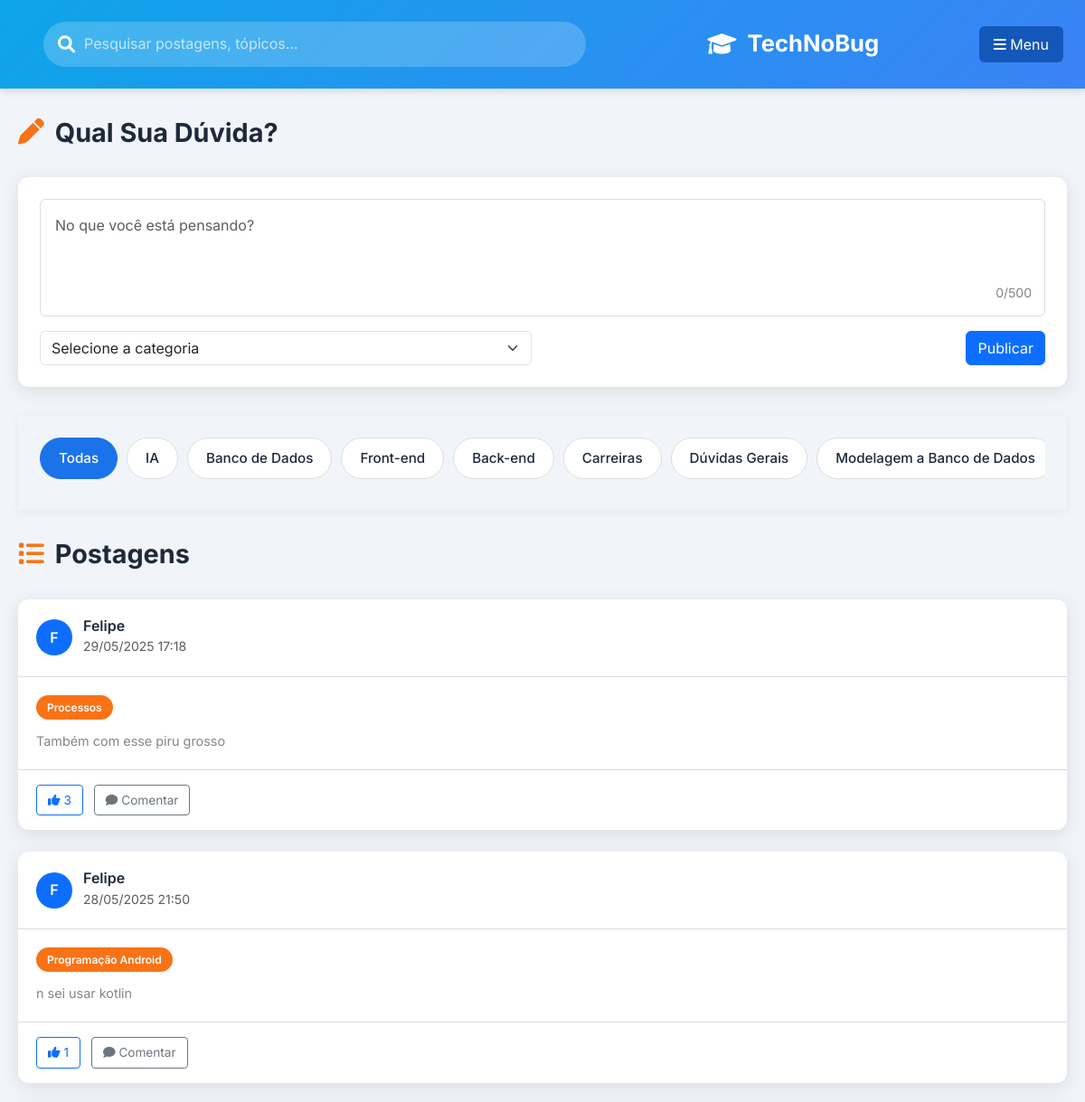
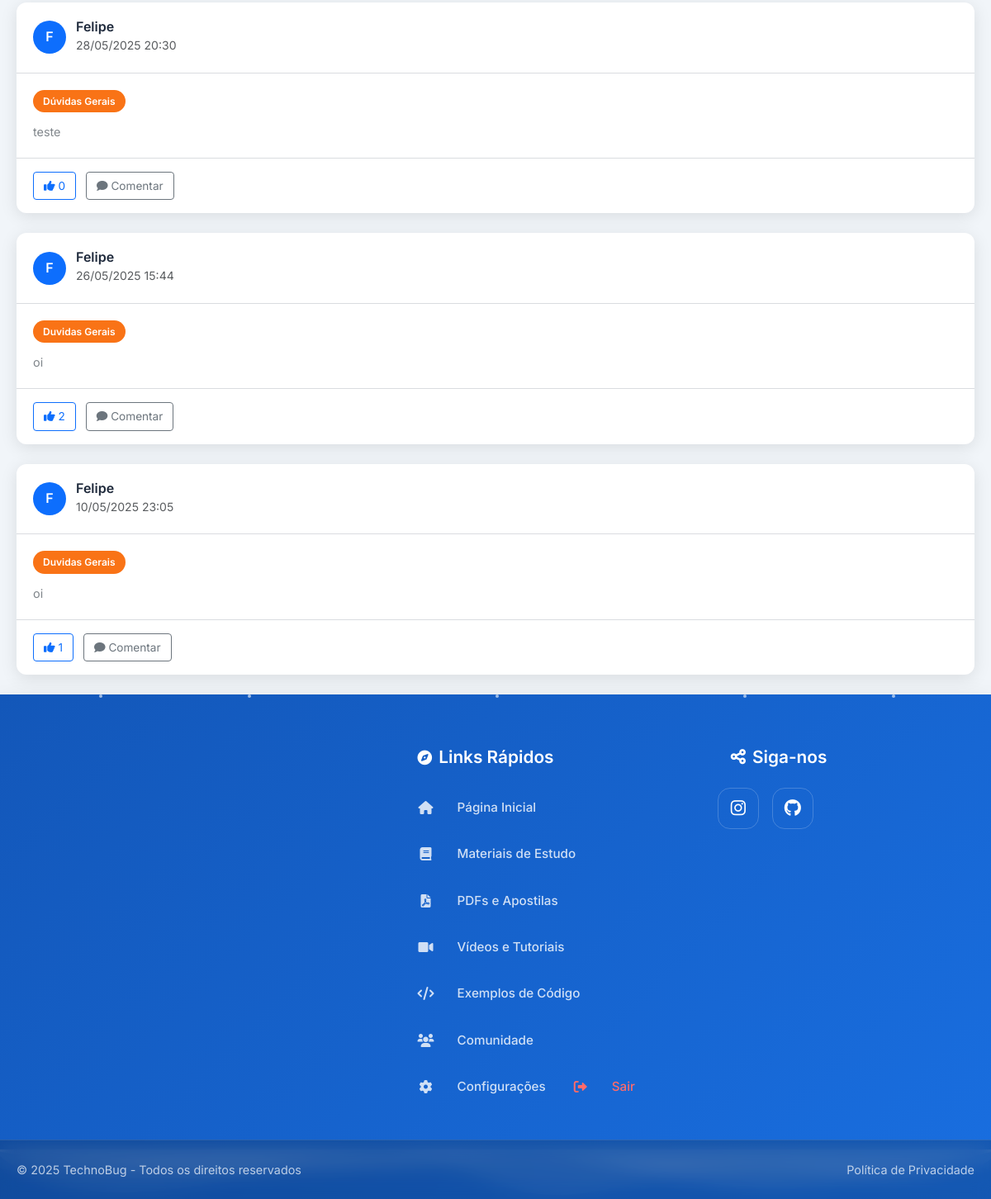
The app's page /comunidade (signed in), older data (2 pictures, top to bottom).
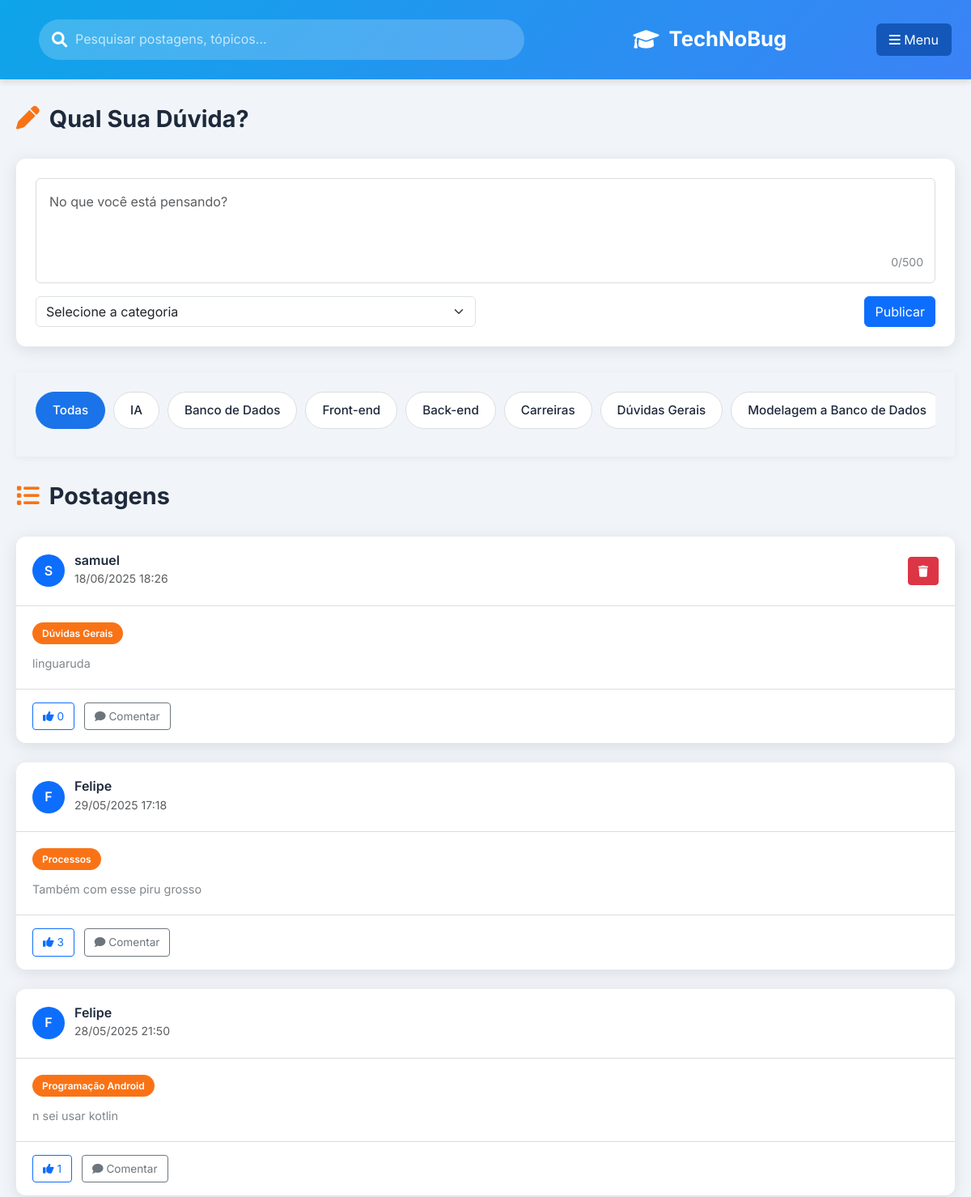
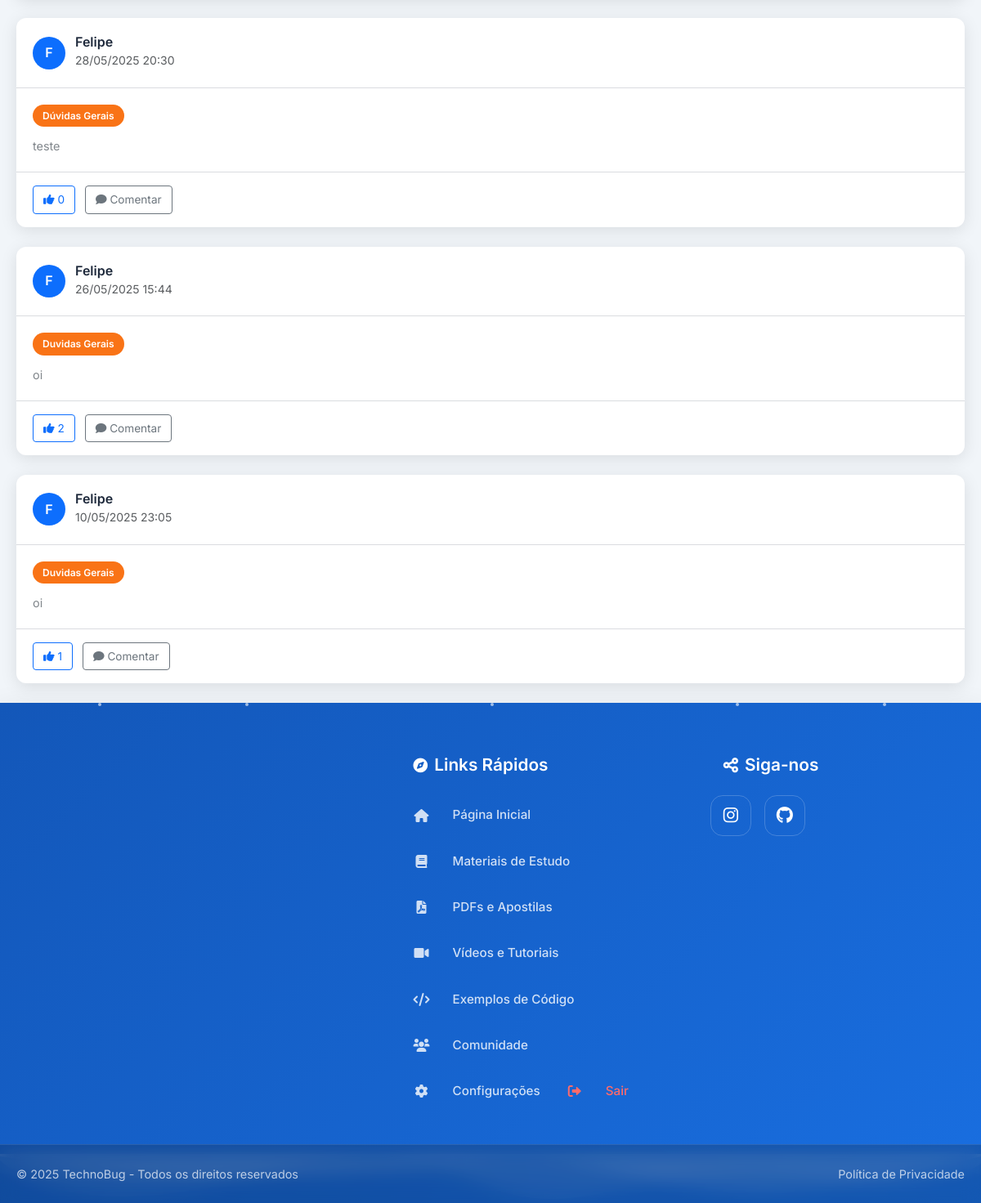
The same page, newer data (2 pictures, top to bottom).
### backend/models.py (models this page shows, shortened)
class Post(db.Model):
    __tablename__ = 'posts'
    id = db.Column(db.Integer, primary_key=True)
    content = db.Column(db.Text, nullable=False)
    category = db.Column(db.String(50), nullable=False, default='Dúvidas Gerais')
    created_at = db.Column(db.DateTime, default=lambda: datetime.now(BRASILIA_TZ))
    user_id = db.Column(db.Integer, db.ForeignKey('users.id'), nullable=False)
    author = db.relationship('User', backref=db.backref('posts', lazy=True))

class User(db.Model):
    __tablename__ = 'users'
    id = db.Column(db.Integer, primary_key=True)
    username = db.Column(db.String(64), index=True, nullable=False)
    email = db.Column(db.String(120), index=True, unique=True, nullable=False)
    password = db.Column(db.String(128), nullable=True)  # Permitir nulo para autenticação Google
    created_at = db.Column(db.DateTime, default=lambda: datetime.now(BRASILIA_TZ))
    is_admin = db.Column(db.Boolean, default=False)  # Adicionado para suportar badges de admin
    is_moderator = db.Column(db.Boolean, default=False)  # Adicionado para suportar badges de moderador

### app.py (the view)
@app.route('/comunidade', methods=['GET'])
def comunidade():
    user_id = session.get('user_id')
    if not user_id:
        flash('Por favor, faça login para acessar esta página.', 'error')
        return redirect(url_for('registroelogin'))
    user = db.session.get(User, user_id)
    if not user:
        session.clear()
        flash('Sua sessão expirou ou o usuário não existe mais.', 'error')
        return redirect(url_for('registroelogin'))
    posts = Post.query.options(
        db.joinedload(Post.comments).joinedload(Comment.author),
        db.joinedload(Post.comments).joinedload(Comment.replies).joinedload(Comment.author)
    ).order_by(Post.created_at.desc()).all()
    return render_template('comunidade.html', user=user, posts=posts)

### templates/comunidade.html (shortened to what this page needs)
<!DOCTYPE html>
<html lang="pt-BR">
<head>
    <link rel="stylesheet" href="https://cdnjs.cloudflare.com/ajax/libs/font-awesome/6.4.0/css/all.min.css">
    <link href="https://cdn.jsdelivr.net/npm/bootstrap@5.3.0/dist/css/bootstrap.min.css" rel="stylesheet">
    <link rel="stylesheet" href="{{ url_for('static', filename='css/telainicial.css') }}">
    <link rel="stylesheet" href="{{ url_for('static', filename='css/footer.css') }}">
</head>
<body>
    <header class="app-header">
        <div class="header-content">
            <div class="search-bar">
                <i class="fas fa-search"></i>
                <input type="text" placeholder="Pesquisar postagens, tópicos...">
            </div>
            <div class="logo" onclick="window.location.href = '{{ url_for('telainicial') }}';" style="cursor: pointer;">
                <i class="fas fa-graduation-cap"></i>
                <span>TechNoBug</span>
            </div>
            <button class="btn menu-btn" type="button" data-bs-toggle="offcanvas" data-bs-target="#offcanvasMenu" aria-controls="offcanvasMenu">
                <i class="fas fa-bars"></i>
                <span>Menu</span>
            </button>
        </div>
    </header>
    <div class="container">
        <main class="main-content">
            <div class="section-header">
                <h2 class="section-title">
                    <i class="fas fa-pen"></i>
                    <span>Qual Sua Dúvida?</span>
                </h2>
            </div>
            <div class="post-creation-card">
                <form class="post-form" action="{{ url_for('create_post') }}" method="POST">
                    <div class="mb-3 position-relative">
                        <textarea class="form-control" name="post_content" rows="4" placeholder="No que você está pensando?" required></textarea>
                        <div class="char-counter">0/500</div>
                    </div>
                    <div class="row align-items-center">
                        <div class="col-md-6 mb-3 mb-md-0">
                            <select class="form-select" name="category" required>
                                <option value="" disabled selected>Selecione a categoria</option>
                            </select>
                        </div>
                        <div class="col-md-6 text-md-end">
                            <button type="submit" class="btn btn-primary">Publicar</button>
                        </div>
                    </div>
                </form>
            </div>
            <nav class="category-nav">
                <div class="categories-wrapper">
                    <div class="categories">
                        <span class="category active" data-category="Todas">Todas</span>
                        <span class="category" data-category="IA">IA</span>
                        <span class="category" data-category="Banco de Dados">Banco de Dados</span>
                        <span class="category" data-category="Front-end">Front-end</span>
                        <span class="category" data-category="Back-end">Back-end</span>
                        <span class="category" data-category="Carreiras">Carreiras</span>
                        <span class="category" data-category="Dúvidas Gerais">Dúvidas Gerais</span>
                        <span class="category" data-category="Modelagem a Banco de Dados">Modelagem a Banco de Dados</span>
                    </div>
                </div>
            </nav>
            <div class="section-header">
                <h2 class="section-title">
                    <i class="fas fa-list"></i>
                    <span>Postagens</span>
                </h2>
            </div>
            <div class="post-list">
                {% if posts %}
                    {% for post in posts %}
                        <div class="post-card" data-post-id="{{ post.id }}" data-category="{{ post.category }}">
                            <div class="post-header">
                                <div class="user-info">
                                    <div class="avatar">
                                        <div class="avatar-initials bg-primary text-white rounded-circle d-flex justify-content-center align-items-center">
                                            {{ post.author.username[0]|upper }}
                                        </div>
                                    </div>
                                    <div>
                                        <h5 class="username">{{ post.author.username }}</h5>
                                        <small class="text-muted">{{ post.created_at.strftime('%d/%m/%Y %H:%M') }}</small>
                                    </div>
                                </div>
                                {% if post.user_id == user.id %}
                                    <div class="post-actions">
                                        <button class="btn btn-sm btn-danger delete-post" data-post-id="{{ post.id }}">
                                            <i class="fas fa-trash"></i>
                                        </button>
                                    </div>
                                {% endif %}
                            </div>
                            <div class="post-content">
                                <div class="post-category-tag">{{ post.category }}</div>
                                <p>{{ post.content }}</p>
                            </div>
                            <div class="post-footer">
                                <button class="btn btn-sm btn-outline-primary like-btn" data-post-id="{{ post.id }}">
                                    <i class="fas fa-thumbs-up"></i> <span class="like-count">{{ post.likes|length }}</span>
                                </button>
                                <a href="{{ url_for('post_comments', post_id=post.id) }}" class="btn btn-sm btn-outline-secondary comment-btn">
                                    <i class="fas fa-comment"></i> Comentar
                                </a>
                            </div>
                        </div>
                    {% endfor %}
                {% endif %}
            </div>
        </main>
    </div>
    {% include 'footer.html' %}
</body>
</html>

### templates/footer.html (shortened to what this page needs)
<!DOCTYPE html>
<html lang="pt-BR">
<head>
    <link rel="stylesheet" href="https://cdnjs.cloudflare.com/ajax/libs/font-awesome/6.0.0-beta3/css/all.min.css">
    <link rel="stylesheet" href="footer.css">
</head>
<body>
    <footer class="site-footer">
        <div class="footer-background-effects">
            <div class="floating-particle"></div>
            <div class="floating-particle"></div>
            <div class="floating-particle"></div>
            <div class="floating-particle"></div>
            <div class="floating-particle"></div>
        </div>
        <div class="container footer-container">
            <div class="footer-nav">
                <h5><i class="fas fa-compass"></i> Links Rápidos</h5>
                <ul class="nav">
                    <li class="nav-item">
                        <a class="nav-link" href="{{ url_for('telainicial') }}">
                            <i class="fas fa-home"></i>
                            <span>Página Inicial</span>
                        </a>
                    </li>
                    <li class="nav-item">
                        <a class="nav-link" href="{{ url_for('materiais') }}">
                            <i class="fas fa-book"></i>
                            <span>Materiais de Estudo</span>
                        </a>
                    </li>
                    <li class="nav-item">
                        <a class="nav-link" href="{{ url_for('pdfs') }}">
                            <i class="fas fa-file-pdf"></i>
                            <span>PDFs e Apostilas</span>
                        </a>
                    </li>
                    <li class="nav-item">
                        <a class="nav-link" href="{{ url_for('videos') }}">
                            <i class="fas fa-video"></i>
                            <span>Vídeos e Tutoriais</span>
                        </a>
                    </li>
                    <li class="nav-item">
                        <a class="nav-link" href="{{ url_for('codigo') }}">
                            <i class="fas fa-code"></i>
                            <span>Exemplos de Código</span>
                        </a>
                    </li>
                    <li class="nav-item">
                        <a class="nav-link" href="#">
                            <i class="fas fa-users"></i>
                            <span>Comunidade</span>
                        </a>
                    </li>
                    <li class="nav-item">
                        <a class="nav-link" href="#">
                            <i class="fas fa-cog"></i>
                            <span>Configurações</span>
                        </a>
                    </li>
                    <li class="nav-item">
                        <a class="nav-link logout-link" href="{{ url_for('logout') }}">
                            <i class="fas fa-sign-out-alt"></i>
                            <span>Sair</span>
                        </a>
                    </li>
                </ul>
            </div>
            <div class="footer-socials">
                <h5><i class="fas fa-share-alt"></i> Siga-nos</h5>
                <div class="social-icons">
                    <a href="https://www.instagram.com" target="_blank" aria-label="Instagram" class="social-instagram">
                        <i class="fab fa-instagram"></i>
                    </a>
                    <a href="https://www.github.com" target="_blank" aria-label="GitHub" class="social-github">
                        <i class="fab fa-github"></i>
                    </a>
                </div>
            </div>
        </div>
        <div class="footer-wave">
        </div>
        <div class="footer-copyright">
            <div class="copyright-content">
                <p>© 2025 TechnoBug - Todos os direitos reservados</p>
                <div class="footer-links">
                    <a href="/politica-de-privacidade">Política de Privacidade</a>
                </div>
            </div>
        </div>
    </footer>
</body>
</html>

Row changes from the older to the newer data that the page shows:
added Post: author "S", author.username "samuel", created_at "18/06/2025 18:26", category "Dúvidas Gerais", content "linguaruda", likes|length "0"
